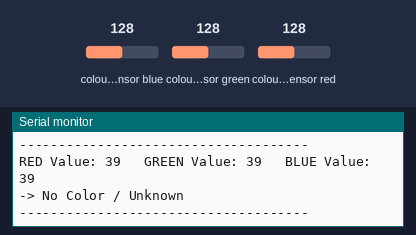
Bench run of a sketch on a simulated ESP32. On the bench: the last lines printed to the serial monitor. Wiring (inferred from the names in the program): TCS3200 colour sensor: output GPIO 35; S2 GPIO 25; S3 GPIO 26; S0 GPIO 32; S1 GPIO 33. The inputs (shaded band) are chosen by the test bench; at power-on: colour sensor blue 128, colour sensor green 128, colour sensor red 128.

Above: at 1.2 s.
1.3 s: colour sensor blue set to 191
At 2.6 s:
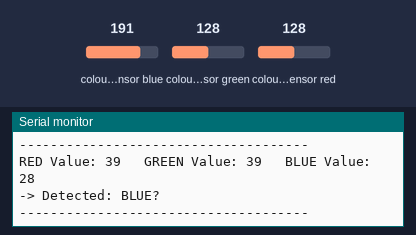
4.3 s: colour sensor green set to 250
At 5.9 s:
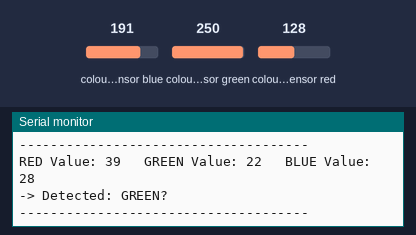
7.3 s: colour sensor red set to 5
At 8.4 s:
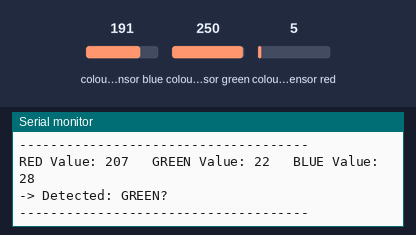

Measured:
- after the input at 1.3 s, the serial monitor: prints a new line after 0.89 s (image 1)
- after the input at 4.3 s, the serial monitor: prints a new line after 1.1 s (image 2)
- after the input at 7.3 s, the serial monitor: prints a new line after 0.21 s (image 3)

The sketch:

SenorTest.ino
```cpp
#include <Wire.h>
#include "BluetoothSerial.h"
#include <ESP32Servo.h>

// تعريف المنافذ (نفس ربطك الحالي)
#define S0 32
#define S1 33
#define S2 25
#define S3 26
#define S_OUT 35

// متغيرات
int red = 0;
int green = 0;
int blue = 0;

void setup() {
  Serial.begin(115200);

  // إعداد الحساس
  pinMode(S0, OUTPUT); pinMode(S1, OUTPUT);
  pinMode(S2, OUTPUT); pinMode(S3, OUTPUT);
  pinMode(S_OUT, INPUT);

  // تردد 20%
  digitalWrite(S0, HIGH);
  digitalWrite(S1, LOW);

  Serial.println("--- Color Calibration Tool Started ---");
  Serial.println("Put RED object -> Note the numbers");
  Serial.println("Put GREEN object -> Note the numbers");
}

void loop() {
  // قراءة الأحمر
  digitalWrite(S2, LOW);
  digitalWrite(S3, LOW);
  red = pulseIn(S_OUT, LOW);
  delay(20);

  // قراءة الأخضر
  digitalWrite(S2, HIGH);
  digitalWrite(S3, HIGH);
  green = pulseIn(S_OUT, LOW);
  delay(20);

  // قراءة الأزرق
  digitalWrite(S2, LOW);
  digitalWrite(S3, HIGH);
  blue = pulseIn(S_OUT, LOW);
  delay(20);

  // طباعة القيم بشكل واضح
  Serial.print("RED Value: "); Serial.print(red);
  Serial.print("\t GREEN Value: "); Serial.print(green);
  Serial.print("\t BLUE Value: "); Serial.println(blue);

  // تحليل بسيط للمساعدة
  if(red < green && red < blue && red < 500) Serial.println("-> Detected: RED?");
  else if(green < red && green < blue && green < 500) Serial.println("-> Detected: GREEN?");
  else if(blue < red && blue < green && blue < 500) Serial.println("-> Detected: BLUE?");
  else Serial.println("-> No Color / Unknown");

  Serial.println("-------------------------------------");
  delay(1000); // تحديث كل ثانية
}
```
